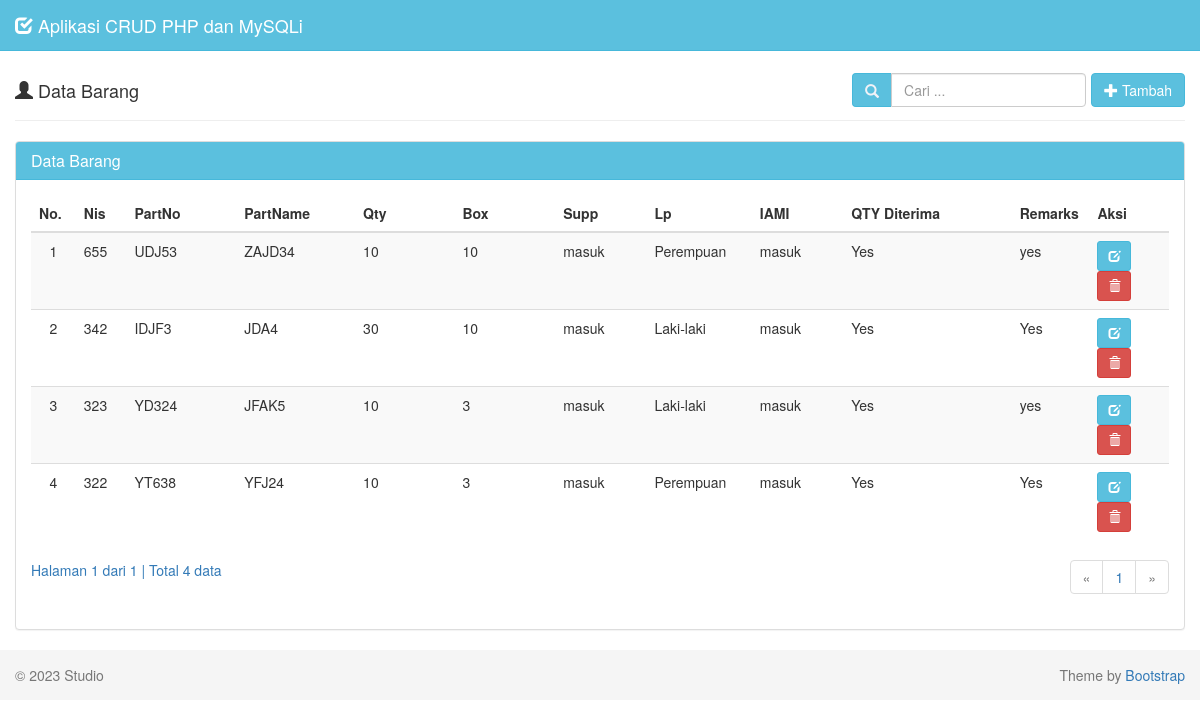
The page / on the database its author committed.
### tables this page shows
CREATE TABLE `is_siswa` (
  `nis` varchar(10) NOT NULL,
  `partno` varchar(30) NOT NULL,
  `partname` varchar(30) NOT NULL,
  `qty` varchar(10) NOT NULL,
  `box` varchar(30) NOT NULL,
  `supp` enum('masuk','keluar') NOT NULL,
  `lp` enum('Laki-laki','Perempuan') NOT NULL,
  `iami` enum('masuk','keluar') NOT NULL,
  `qtyditerima` varchar(20) NOT NULL,
  `remarks` varchar(100) NOT NULL
);

### tampil-data.php (the view, shortened to what this page needs)
<?php
if (isset($_POST['cari'])) {
     $cari = $_POST['cari'];
} else {
     $cari = "";
}
?>
<div class="row">
     <div class="col-md-12">
          <div class="page-header">
               <h4>
                    <i class="glyphicon glyphicon-user"></i> Data Barang
                    <div class="pull-right btn-tambah">
                         <form class="form-inline" method="POST" action="index.php">
                              <div class="form-group">
                                   <div class="input-group">
                                        <div class="input-group-addon">
                                             <i class="glyphicon glyphicon-search"></i>
                                        </div>
                                        <input type="text" class="form-control" name="cari" placeholder="Cari ..."
                                             autocomplete="off" value="<?php echo $cari; ?>">
                                   </div>
                              </div>
                              <a class="btn btn-info" href="?page=tambah">
                                   <i class="glyphicon glyphicon-plus"></i> Tambah
                              </a>
                         </form>
                    </div>
               </h4>
          </div>
          <div class="panel panel-default">
               <div class="panel-heading">
                    <h3 class="panel-title">Data Barang</h3>
               </div>
               <div class="panel-body">
                    <div class="table-responsive">
                         <table class="table table-striped table-hover">
                              <thead>
                                   <tr>
                                        <th>No.</th>
                                        <th>Nis</th>
                                        <th>PartNo</th>
                                        <th>PartName</th>
                                        <th>Qty</th>
                                        <th>Box</th>
                                        <th>Supp</th>
                                        <th>Lp</th>
                                        <th>IAMI</th>
                                        <th>QTY Diterima</th>
                                        <th>Remarks</th>
                                        <th>Aksi</th>
                                   </tr>
                              </thead>
                              <tbody>
                                   <?php
                                   $batas = 5;
                                   if (isset($cari)) {
                                        $jumlah_record = mysqli_query($db, "SELECT * FROM is_siswa
                                                    WHERE nis LIKE '%$cari%' OR partno LIKE '%$cari%'")
                                             or die('Ada kesalahan pada query jumlah_record: ' . mysqli_error($db));
                                   } else {
                                        $jumlah_record = mysqli_query($db, "SELECT * FROM is_siswa")
                                             or die('Ada kesalahan pada query jumlah_record: ' . mysqli_error($db));
                                   }
                                   $jumlah  = mysqli_num_rows($jumlah_record);
                                   $halaman = ceil($jumlah / $batas);
                                   $page    = (isset($_GET['hal'])) ? (int)$_GET['hal'] : 1;
                                   $mulai   = ($page - 1) * $batas;
                                   $no = 1;
                                   if (isset($cari)) {
                                        $query = mysqli_query($db, "SELECT * FROM is_siswa
                                            WHERE partno LIKE '%$cari%' OR partno LIKE '%$cari%'
                                            ORDER BY nis DESC LIMIT $mulai, $batas")
                                             or die('Ada kesalahan pada query barang: ' . mysqli_error($db));
                                   } else {
                                        $query = mysqli_query($db, "SELECT * FROM is_siswa
                                            ORDER BY nis DESC LIMIT $mulai, $batas")
                                             or die('Ada kesalahan pada query barang: ' . mysqli_error($db));
                                   }
                                   while ($data = mysqli_fetch_assoc($query)) {
                                        echo "  <tr>
                      <td width='50' class='center'>$no</td>
                      <td width='60'>$data[nis]</td>
                      <td width='150'>$data[partno]</td>
                      <td width='150'>$data[partname]</td>
                      <td width='150'>$data[qty]</td>
                      <td width='150'>$data[box]</td>
                      <td width='120'>$data[supp]</td>
                      <td width='120'>$data[lp]</td>
                      <td width='120'>$data[iami]</td>
                      <td width='250'>$data[qtyditerima]</td>
                      <td width='80'>$data[remarks]</td>
                      <td width='100'>
                        <div class=''>
                          <a data-toggle='tooltip' data-placement='top' title='Ubah' style='margin-right:5px' class='btn btn-info btn-sm' href='?page=ubah&id=$data[nis]'>
                            <i class='glyphicon glyphicon-edit'></i>
                          </a>";
                                   ?>
                                   <a data-toggle="tooltip" data-placement="top" title="Hapus"
                                        class="btn btn-danger btn-sm"
                                        href="proses-hapus.php?id=<?php echo $data['nis']; ?>"
                                        onclick="return confirm('Anda yakin ingin menghapus siswa <?php echo $data['partno']; ?>?');">
                                        <i class="glyphicon glyphicon-trash"></i>
                                   </a>
                                   <?php
                                        echo "
                        </div>
                      </td>
                    </tr>";
                                        $no++;
                                   }
                                   ?>
                              </tbody>
                         </table>
                         <?php
                         if (empty($_GET['hal'])) {
                              $halaman_aktif = '1';
                         } else {
                              $halaman_aktif = $_GET['hal'];
                         }
                         ?>
                         <a>
                              Halaman <?php echo $halaman_aktif; ?> dari <?php echo $halaman; ?> |
                              Total <?php echo $jumlah; ?> data
                         </a>
                         <nav>
                              <ul class="pagination pull-right">
                                   <?php
                                   if ($halaman_aktif <= '1') { ?>
                                   <li class="disabled">
                                        <a href="" aria-label="Previous">
                                             <span aria-hidden="true">&laquo;</span>
                                        </a>
                                   </li>
                                   <?php
                                   }
                                   ?>
                                   <?php
                                   for ($x = 1; $x <= $halaman; $x++) { ?>
                                   <li class="">
                                        <a href="?hal=<?php echo $x ?>"><?php echo $x ?></a>
                                   </li>
                                   <?php
                                   }
                                   ?>
                                   <?php
                                   if ($halaman_aktif >= $halaman) { ?>
                                   <li class="disabled">
                                        <a href="" aria-label="Next">
                                             <span aria-hidden="true">&raquo;</span>
                                        </a>
                                   </li>
                                   <?php
                                   }
                                   ?>
                              </ul>
                         </nav>
                    </div>
               </div>
          </div>
     </div>
</div>

### index.php (shortened to what this page needs)
<?php
require_once "config/database.php";
?>
<!DOCTYPE html>
<html lang="en">
<head>
     <link href="assets/css/bootstrap.min.css" rel="stylesheet">
     <link href="assets/css/datepicker.min.css" rel="stylesheet">
     <link href="assets/css/style.css" rel="stylesheet">
</head>
<body>
     <nav class="navbar navbar-default navbar-fixed-top">
          <div class="container-fluid">
               <div class="navbar-header">
                    <a class="navbar-brand" href="index.php">
                         <i class="glyphicon glyphicon-check"></i>
                         Aplikasi CRUD PHP dan MySQLi
                    </a>
               </div>
          </div>
     </nav>
     <div class="container-fluid">
          <?php
    if (empty($_GET["page"])) {
      include "tampil-data.php";
    } elseif ($_GET['page'] == 'tambah') {
      include "form-tambah.php";
    } elseif ($_GET['page'] == 'ubah') {
      include "form-ubah.php";
    }
    ?>
     </div>
     <footer class="footer">
          <div class="container-fluid">
               <p class="text-muted pull-left">&copy; 2023 Studio</p>
               <p class="text-muted pull-right ">Theme by <a href="http://www.getbootstrap.com"
                         target="_blank">Bootstrap</a></p>
          </div>
     </footer>
</body>
</html>

### assets/css/style.css (style rules this page uses)
body { padding-top: 40px; }
.navbar-default { background-color: #5bc0de; border-color: #46b8da; }
.navbar-default .navbar-brand { color: #f1f2f7; }
.container-fluid .text-muted { margin: 15px 0; }
.panel-default > .panel-heading { background-color: #5bc0de; border-color: #46b8da; color: #fff; }
.input-group-addon { background-color: #5bc0de; border: 1px solid #46b8da; border-radius: 4px; color: #f1f2f7; }
.footer { width: 100%; height: 50px; background-color: #f5f5f5; }
.btn-tambah { margin-top: -7px; }
.center { text-align: center; }
.pagination { margin-top: -20px; }

### rows shown on the page
is_siswa: nis "655", partno "UDJ53", partname "ZAJD34", qty "10", box "10", supp "masuk", lp "Perempuan", iami "masuk", qtyditerima "Yes", remarks "yes"
is_siswa: nis "342", partno "IDJF3", partname "JDA4", qty "30", box "10", supp "masuk", lp "Laki-laki", iami "masuk", qtyditerima "Yes", remarks "Yes"
is_siswa: nis "323", partno "YD324", partname "JFAK5", qty "10", box "3", supp "masuk", lp "Laki-laki", iami "masuk", qtyditerima "Yes", remarks "yes"
is_siswa: nis "322", partno "YT638", partname "YFJ24", qty "10", box "3", supp "masuk", lp "Perempuan", iami "masuk", qtyditerima "Yes", remarks "Yes"

### other values the page prints
$halaman_aktif "1"
$halaman "1"
$jumlah "4"
